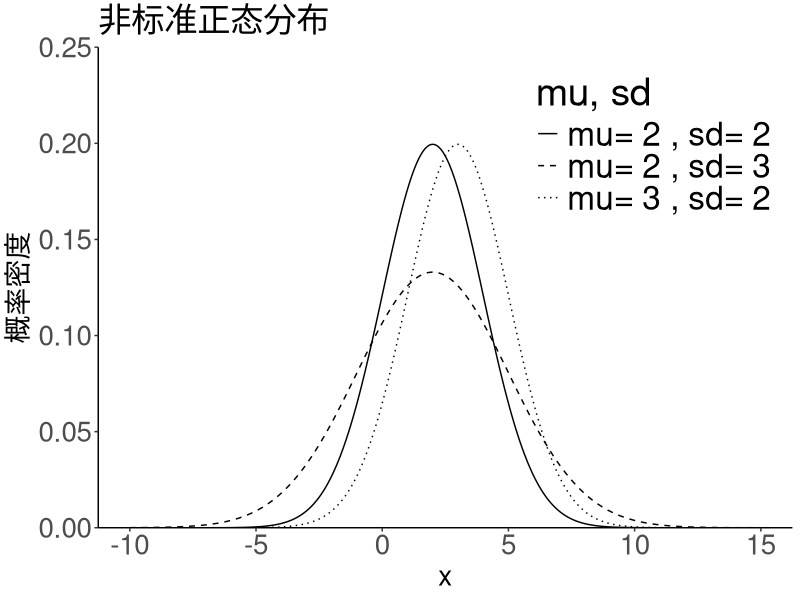
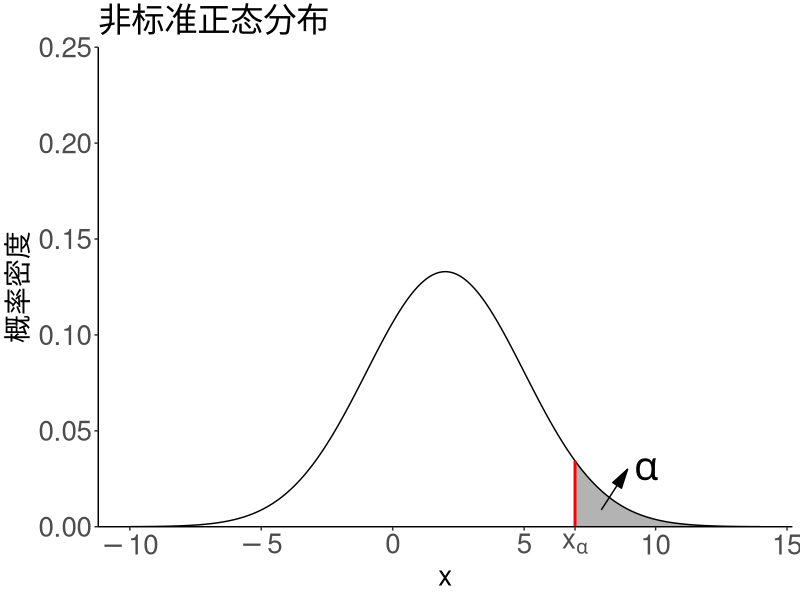
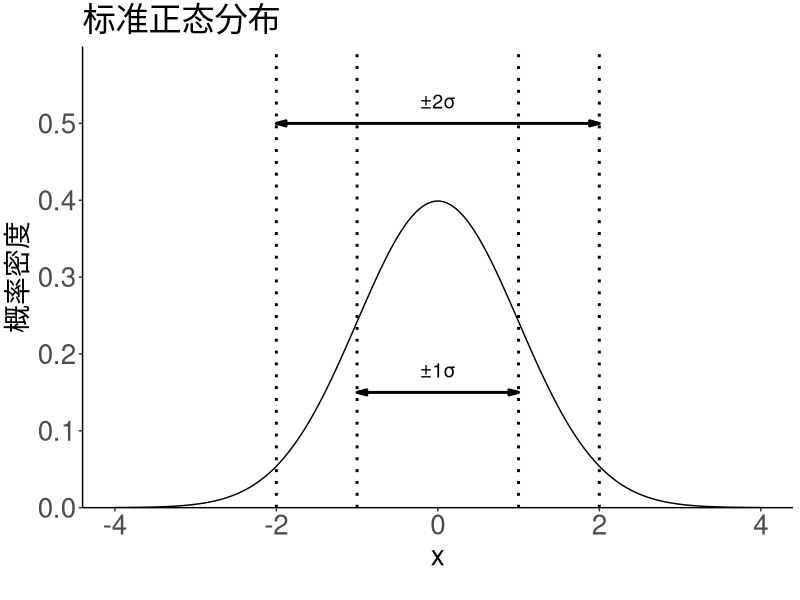
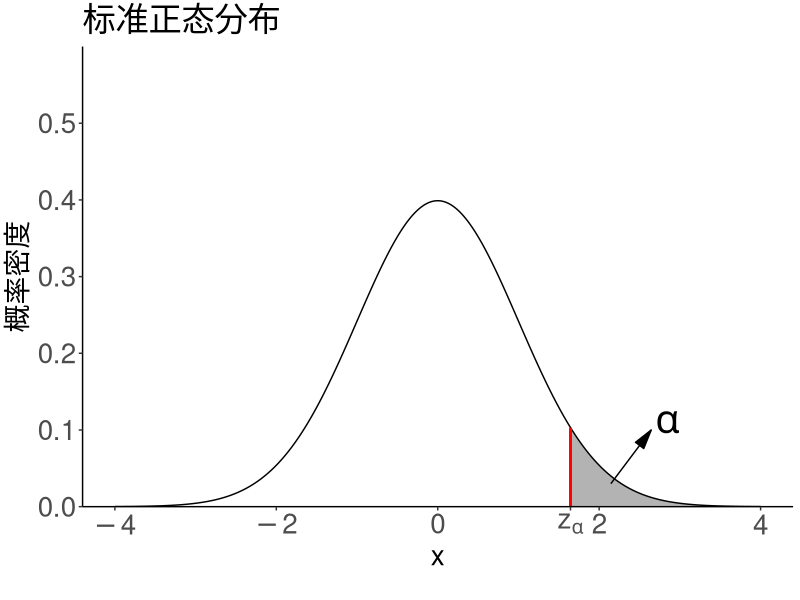
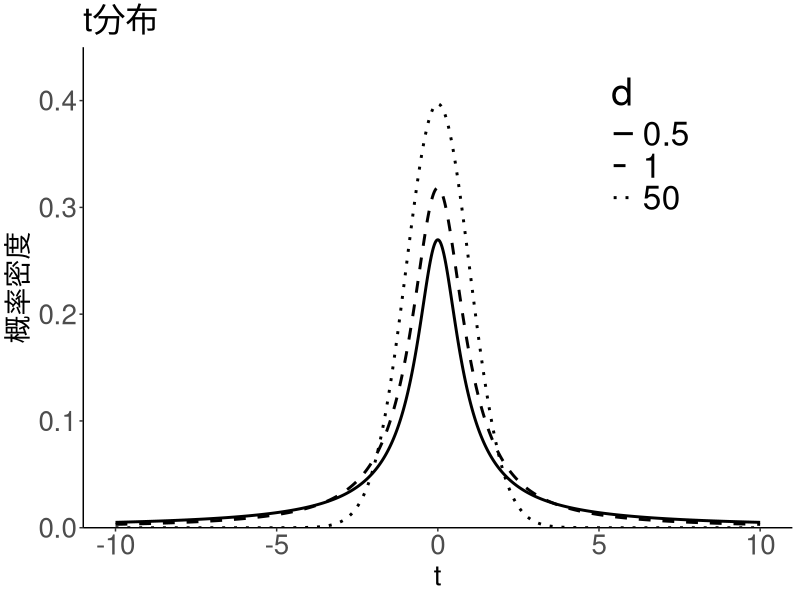
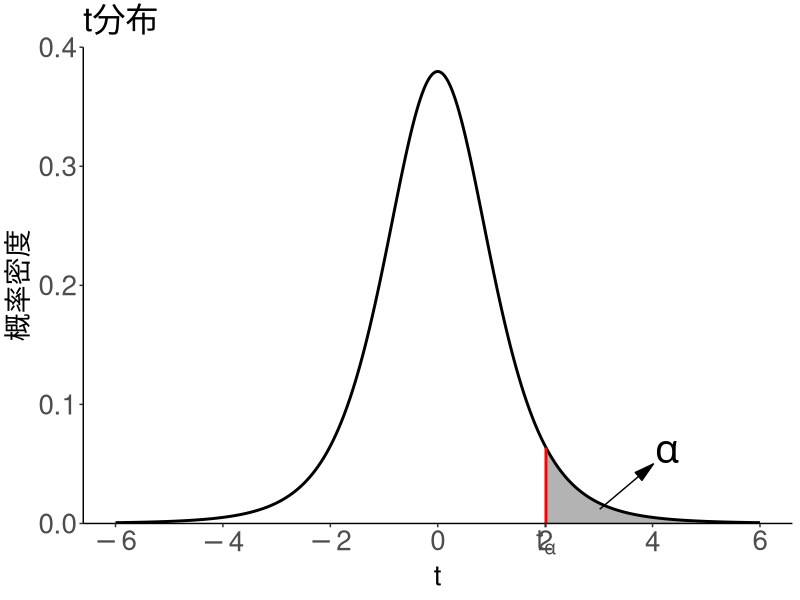
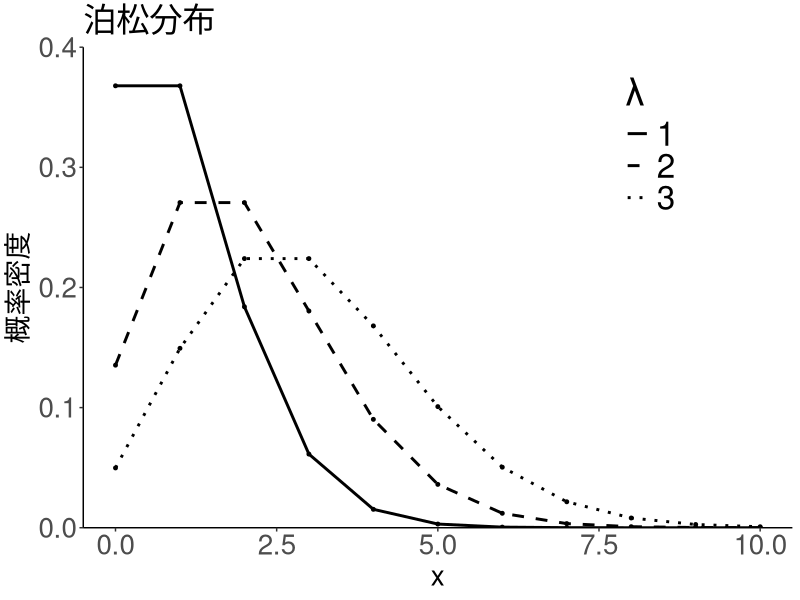
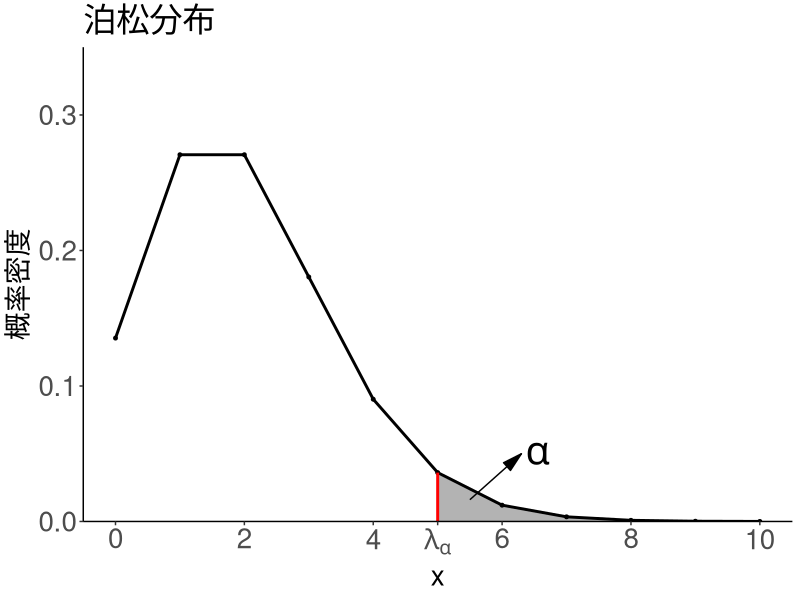

The R source for these figures, in order:
library(gridExtra)
library(ggplot2)
library(grid)  # 用于定义箭头

##################### 1.非标准正态分布##########################
# 创建x值的范围
x <- seq(-10, 15, by = 0.01)
params <- data.frame(mu = c(2, 2, 3), sd = c(2, 3, 2))  # 指定自由度组合
df <- do.call(rbind, lapply(1:nrow(params), function(i) {
  mu <- params$mu[i]
  sd <- params$sd[i]
  y <- dnorm(x, mean = mu, sd = sd)
  data.frame(x = x, y = y, mu = mu, sd = sd)
}))
df$group <- factor(paste("mu=", df$mu, ", sd=", df$sd))

set.seed(123)
# 绘图
p1a <- ggplot(df, aes(x = x, y = y, linetype = group, group = group)) +
  geom_line(color = "black") +
  theme_classic() +
  labs(x = "x", y = "概率密度", linetype = "mu, sd") +
  ggtitle("非标准正态分布") +
  scale_y_continuous(limits = c(0, 0.25), expand = c(0, 0)) +   # 设置y轴范围
  scale_linetype_manual(values = c("solid", "dashed", "dotted")) + # 使用不同线型区分
  theme(plot.title = element_text(size = 24),   # 设置标题字体大小
        axis.title = element_text(size = 20),   # 设置坐标轴标签字体大小
        axis.text = element_text(size = 20),    # 设置坐标轴刻度字体大小
        legend.title = element_text(size = 28), # 设置图例标题字体大小
        legend.text = element_text(size = 24),   # 设置图例文本字体大小
        legend.position = c(0.8, 0.8),          # 将图例移到图内，右上角 (80% x, 80% y)
  )
p1a

mu <- 2  # 均值
sigma <- 3  # 标准差
# 创建x值的范围
x <- seq(mu - 4*sigma, mu + 4*sigma, by = 0.01)
# 计算y值，使用非标准正态分布的公式
set.seed(123)
y <- dnorm(x, mean = mu, sd = sigma)
df <- data.frame(x = x, y = y)
# 定义 alpha
alpha <- 0.05  # 例如 0.05 显著性水平
# 计算上 alpha 分位数
x_alpha <- qnorm(1 - alpha, mean = mu, sd = sigma)

p1b <- ggplot(df, aes(x = x, y = y)) +
  geom_line(color = "black") + 
  theme_classic() + 
  geom_area(data = subset(df, x >= x_alpha), aes(x = x, y = y), fill = "black", alpha = 0.3) + # 添加阴影部分
  labs(x = "x", y = "概率密度") +
  ggtitle("非标准正态分布") +
  annotate("segment", x = x_alpha + 1, xend = x_alpha + 2, y = dnorm(x_alpha + 1, mean = mu, sd = sigma) - 0.01, yend = 0.03,  # 添加指向阴影部分的箭头
           color = "black", arrow = arrow(angle = 15, length = unit(0.2, "inches"), type = "closed")) + 
  annotate("text", 
           x = x_alpha + 2.7, y = 0.03,   # 设置文字的位置，略偏离箭头终点
           label = expression(alpha),    # 使用数学符号 \(\alpha\)
           size = 10, color = "black") + 
  annotate("segment", x = x_alpha, xend = x_alpha, y = 0, yend = dnorm(x_alpha, mean = mu, sd = sigma),
           color = "red", size = 1) + 
  scale_y_continuous(limits = c(0, 0.25), expand = c(0, 0)) +   # 设置y轴范围
  scale_x_continuous(
    breaks = c(seq(-10, 15, by = 5), x_alpha),
    labels = parse(text = paste0(sapply(c(seq(-10, 15, by = 5), x_alpha), function(val) {
      if(abs(val - x_alpha) < 0.0001) {
        "x[alpha]"  # 修改为卡方分布的表达式
      } else {
        val
      }
    })))
  ) + 
  theme(plot.title = element_text(size = 24),   # 设置标题字体大小
        axis.title = element_text(size = 20),   # 设置坐标轴标签字体大小
        axis.text = element_text(size = 20),    # 设置坐标轴刻度字体大小
        legend.title = element_text(size = 28), # 设置图例标题字体大小
        legend.text = element_text(size = 24),   # 设置图例文本字体大小
  ) 
p1b

############################## 2.标准正态分布############################
# 创建数据
x <- seq(-4, 4, by = 0.01)
y <- dnorm(x, mean = 0, sd = 1)
a <- 0.95
x_a <- qnorm(a)
y_a <- dnorm(x_a, mean = 0, sd = 1)
df <- data.frame(x = x, y = y)

# 绘制正态分布图并添加一倍、二倍方差范围
p2a <-  ggplot(df, aes(x = x, y = y)) +
  geom_line(color = "black") + 
  geom_vline(xintercept = c(-1, 1), linetype = "dotted", color = "black", size = 1) +  # 一倍方差
  geom_vline(xintercept = c(-2, 2), linetype = "dotted", color = "black", size = 1) +  # 二倍方差
  theme_classic() +
  labs(x = "x", y = "概率密度") +
  ggtitle("标准正态分布") +
  annotate("text", x = 0, y = 0.15, label = "±1σ", vjust = -1, size = 5, color = "black") +
  annotate("text", x = 0, y = 0.5, label = "±2σ", vjust = -1, size = 5, color = "black") +
  annotate("segment", x = -1, xend = 1, y = 0.15, yend = 0.15, 
           color = "black", size = 1,
           arrow = arrow(angle = 15, length = unit(0.1, "inches"), ends = "both", type = "closed")) +  # 68% 范围线双箭头
  annotate("segment", x = -2, xend = 2, y = 0.5, yend = 0.5, 
           color = "black", size = 1,
           arrow = arrow(angle = 15, length = unit(0.1, "inches"), ends = "both", type = "closed")) +   # 95% 范围线双箭头
  coord_cartesian(ylim = c(0, 0.6)) +   # 设置y轴范围
  scale_y_continuous(expand = c(0, 0)) + 
  theme(plot.title = element_text(size = 24),   # 设置标题字体大小
        axis.title = element_text(size = 20),   # 设置坐标轴标签字体大小
        axis.text = element_text(size = 20),    # 设置坐标轴刻度字体大小
        legend.title = element_text(size = 28), # 设置图例标题字体大小
        legend.text = element_text(size = 24),   # 设置图例文本字体大小
        plot.margin = margin(t = 5, r = 5, b = 20, l = 5)
  )
p2a
# dev.off()



# pdf("4.1正态分布.pdf",width = 8, height = 4, family = "GB1")
p2b <-  ggplot(df, aes(x = x, y = y)) +
  geom_line(color = "black") +
  geom_area(data = subset(df, x >= x_a), aes(x = x, y = y), fill = "black", alpha = 0.3) +
  theme_classic() +
  labs(x = "x", y = "概率密度") +
  ggtitle("标准正态分布") + 
  annotate("segment", x = x_a + 0.5, xend = x_a + 1, y = dnorm(x_a + 0.5, mean = 0, sd = 1) - 0.01, yend = 0.1,  # 添加指向阴影部分的箭头
           color = "black", arrow = arrow(angle = 15, length = unit(0.2, "inches"), type = "closed")) + 
  annotate("text", 
           x = x_a + 1.2, y = 0.11,   # 设置文字的位置，略偏离箭头终点
           label = expression(alpha),    # 使用数学符号 \(\alpha\)
           size = 10, color = "black") + 
  annotate("segment", x = x_a, xend = x_a, y = 0, yend = dnorm(x_a, mean = 0, sd = 1),
           color = "red", size = 1) + # 上alpha分位数线
  coord_cartesian(ylim = c(0, 0.6)) +   # 设置y轴范围
  scale_y_continuous(expand = c(0, 0)) + 
  scale_x_continuous(
    breaks = c(seq(-4, 4, by = 2), x_a),
    labels = parse(text = paste0(sapply(c(seq(-4, 4, by = 2), x_a), function(val) {
      if(abs(val - x_a) < 0.0001) {
        "z[alpha]"  # 修改为卡方分布的表达式
      } else {
        val
      }
    })))
  ) +
  theme(plot.title = element_text(size = 24),   # 设置标题字体大小
        axis.title = element_text(size = 20),   # 设置坐标轴标签字体大小
        axis.text = element_text(size = 20),    # 设置坐标轴刻度字体大小
        legend.title = element_text(size = 28), # 设置图例标题字体大小
        legend.text = element_text(size = 24),   # 设置图例文本字体大小
        plot.margin = margin(t = 5, r = 5, b = 20, l = 5)
  )
p2b
# dev.off()

############################ 3.t分布 ########################################
library(ggplot2)

# 创建数据
x <- seq(-10, 10, by = 0.01)
data_t <- data.frame(
  x = rep(x, 3),  # 重复 x 值三次用于绘制不同的自由度
  y = c(dt(x, df = 0.5), dt(x, df = 1), dt(x, df = 50)),  # 计算三条 t 分布的 y 值
  df = factor(rep(c(0.5, 1, 50), each = length(x)))  # 用于区分不同自由度的曲线
)

# 绘制t分布图
# pdf("4.5t分布.pdf",width = 8, height = 4, family = "GB1")
p3a <- ggplot(data_t, aes(x = x, y = y, linetype = df, group = df)) +
  geom_line(size = 1) +  # 绘制曲线
  theme_classic() +
  labs(x = "t", y = "概率密度", linetype = "d") +
  ggtitle("t分布") +
  scale_linetype_manual(values = c("solid", "dashed", "dotted")) + # 使用不同线型区分
  coord_cartesian(ylim = c(0, 0.45)) +   # 设置y轴范围
  scale_y_continuous(expand = c(0, 0)) +
  theme(plot.title = element_text(size = 24),   # 设置标题字体大小
        axis.title = element_text(size = 20),   # 设置坐标轴标签字体大小
        axis.text = element_text(size = 20),    # 设置坐标轴刻度字体大小
        legend.title = element_text(size = 28), # 设置图例标题字体大小
        legend.text = element_text(size = 24),   # 设置图例文本字体大小
        legend.position = c(0.8, 0.8),          # 将图例移到图内，右上角 (80% x, 80% y)
  )
p3a
# dev.off()

a <- 0.95
x_a <- qt(a, df = 5)
x <- seq(-6, 6, by = 0.01)
data <- data.frame(x = x, y = dt(x, df = 5))

# 绘制t分布图
# pdf("4.5t分布.pdf",width = 8, height = 4, family = "GB1")
p3b <- ggplot(data, aes(x = x, y = y)) +
  geom_line(size = 1) +  # 绘制曲线
  theme_classic() +
  labs(x = "t", y = "概率密度") +
  ggtitle("t分布") + 
  geom_area(data = subset(data, x >= x_a), aes(x = x, y = y), fill = "black", alpha = 0.3) +
  annotate("segment", x = x_a, xend = x_a, y = 0, yend = dt(x_a, df = 5),
           color = "red", size = 1) + # 上alpha分位数线
  annotate("segment", x = x_a + 1, xend = x_a + 2, y = dt(x_a + 1, df = 5) - 0.005, yend = 0.05,  # 添加指向阴影部分的箭头
           color = "black", arrow = arrow(angle = 15, length = unit(0.2, "inches"), type = "closed")) +
  annotate("text",
           x = x_a + 2.25, y = 0.06,   # 设置文字的位置，略偏离箭头终点
           label = expression(alpha),    # 使用数学符号 \(\alpha\)
           size = 10, color = "black") +
  coord_cartesian(ylim = c(0, 0.4)) +   # 设置y轴范围
  scale_y_continuous(expand = c(0, 0)) +
  scale_x_continuous(
    breaks = c(seq(-6, 6, by = 2), x_a),
    labels = parse(text = paste0(sapply(c(seq(-6, 6, by = 2), x_a), function(val) {
      if(abs(val - x_a) < 0.0001) {
        "t[alpha]"  # 修改为卡方分布的表达式
      } else {
        val
      }
    })))
  ) +
  theme(plot.title = element_text(size = 24),   # 设置标题字体大小
        axis.title = element_text(size = 20),   # 设置坐标轴标签字体大小
        axis.text = element_text(size = 20),    # 设置坐标轴刻度字体大小
        legend.title = element_text(size = 28), # 设置图例标题字体大小
        legend.text = element_text(size = 24),   # 设置图例文本字体大小
  )
p3b



################################ 4. 泊松分布 ######################### 
library(ggplot2)
# 创建数据
x <- 0:10
data <- data.frame(
  x = rep(x, 3),  # 重复 x 值三次用于绘制不同的 λ
  y = c(dpois(x, lambda = 1), dpois(x, lambda = 2), dpois(x, lambda = 3)),  # 计算三条泊松分布的 y 值
  lambda = factor(rep(c(1, 2, 3), each = length(x)))  # 用于区分三条曲线的 λ 值
)

# 绘制泊松分布图
# pdf("4.2泊松分布.pdf",width = 8, height = 4, family = "GB1")
p4a <- ggplot(data, aes(x = x, y = y, linetype = lambda, group = lambda)) +
  geom_line(size = 1) +  # 绘制曲线
  geom_point(size = 1) +  # 添加数据点
  theme_classic() +
  labs(x = "x", y = "概率密度", linetype = "λ") +  # 添加图例标题
  ggtitle("泊松分布") +
  scale_linetype_manual(values = c("solid", "dashed", "dotted"))  + # 自定义线型类型
  coord_cartesian(ylim = c(0, 0.4)) +   # 设置y轴范围
  scale_y_continuous(expand = c(0, 0)) +
  theme(plot.title = element_text(size = 24),   # 设置标题字体大小
        axis.title = element_text(size = 20),   # 设置坐标轴标签字体大小
        axis.text = element_text(size = 20),    # 设置坐标轴刻度字体大小
        legend.title = element_text(size = 28), # 设置图例标题字体大小
        legend.text = element_text(size = 24),   # 设置图例文本字体大小
        legend.position = c(0.8, 0.8),          # 将图例移到图内，右上角 (80% x, 80% y)
  )
p4a
# dev.off()


a <- 0.95
x_a <- qpois(a, lambda = 2)
y_a <- dpois(x_a, lambda = 2)
x <- 0:10
df <- data.frame(x = x, y = dpois(x, lambda = 2), lambda = factor(rep(2, each = length(x))))
p4b <- ggplot(df, aes(x = x, y = y)) +
  geom_line(size = 1) +  # 绘制曲线
  geom_point(size = 1) +  # 添加数据点
  theme_classic() +
  labs(x = "x", y = "概率密度") +  # 添加图例标题
  geom_area(data = subset(df, x >= x_a), aes(x = x, y = y), fill = "black", alpha = 0.3) +
  ggtitle("泊松分布") + 
  annotate("segment", x = x_a, xend = x_a, y = 0, yend = dpois(x_a, lambda = 2),
           color = "red", size = 1) + # 上alpha分位数线
  annotate("segment", x = x_a + 0.5, xend = x_a + 1.3, y = dpois(x_a, lambda = 2) - 0.02, yend = 0.05,  # 添加指向阴影部分的箭头
           color = "black", arrow = arrow(angle = 15, length = unit(0.2, "inches"), type = "closed")) + 
  annotate("text", 
           x = x_a + 1.55, y = 0.05,   # 设置文字的位置，略偏离箭头终点
           label = expression(alpha),    # 使用数学符号 \(\alpha\)
           size = 10, color = "black") + 
  coord_cartesian(ylim = c(0, 0.35)) +   # 设置y轴范围
  scale_y_continuous(expand = c(0, 0)) + 
  scale_x_continuous(
    breaks = c(seq(0, 10, by = 2), x_a),
    labels = parse(text = paste0(sapply(c(seq(0, 10, by = 2), x_a), function(val) {
      if(abs(val - x_a) < 0.0001) {
        "lambda[alpha]"  # 修改为卡方分布的表达式
      } else {
        val
      }
    })))
  )  +
  theme(plot.title = element_text(size = 24),   # 设置标题字体大小
        axis.title = element_text(size = 20),   # 设置坐标轴标签字体大小
        axis.text = element_text(size = 20),    # 设置坐标轴刻度字体大小
        legend.title = element_text(size = 28), # 设置图例标题字体大小
        legend.text = element_text(size = 24),   # 设置图例文本字体大小
        legend.position = c(0.8, 0.8),          # 将图例移到图内，右上角 (80% x, 80% y)
  )
p4b
# dev.off()



####################### 5.卡方分布 ##################
# 创建数据
library(ggplot2)
# 创建数据
x <- seq(0, 15, by = 0.01)
data_chisq <- data.frame(
  x = rep(x, 3),  # 重复 x 值三次用于绘制不同的自由度
  y = c(dchisq(x, df = 3), dchisq(x, df = 5), dchisq(x, df = 7)),  # 计算三条卡方分布的 y 值
  df = factor(rep(c(3, 5, 7), each = length(x)))  # 用于区分不同自由度的曲线
)

# 绘制卡方分布图
# pdf("4.4卡方分布.pdf",width = 8, height = 4, family = "GB1")
p5a <- ggplot(data_chisq, aes(x = x, y = y, linetype = df, group = df)) +
  geom_line(size = 1) +  # 绘制曲线
  theme_classic() +
  labs(x = "x", y = "概率密度", linetype = "d") +
  ggtitle("卡方分布") + 
  scale_linetype_manual(values = c("solid", "dashed", "dotted")) + # 使用不同线型区分
  coord_cartesian(ylim = c(0, 0.25)) +   # 设置y轴范围
  scale_y_continuous(expand = c(0, 0)) +
  theme(plot.title = element_text(size = 24),   # 设置标题字体大小
        axis.title = element_text(size = 20),   # 设置坐标轴标签字体大小
        axis.text = element_text(size = 20),    # 设置坐标轴刻度字体大小
        legend.title = element_text(size = 28), # 设置图例标题字体大小
        legend.text = element_text(size = 24),  # 设置图例文本字体大小
        legend.position = c(0.8, 0.8),          # 将图例移到图内，右上角 (80% x, 80% y)
  )
p5a
# dev.off()

a <- 0.95
x_a <- qchisq(a, df = 5)
x <- seq(0, 15, by = 0.01)
data <- data.frame(x = x, y = dchisq(x, df = 5), df = factor(rep(5, each = length(x))))

# pdf("4.4卡方分布.pdf",width = 8, height = 4, family = "GB1")
p5b <- ggplot(data, aes(x = x, y = y)) +
  geom_line(size = 1) +  # 绘制曲线
  theme_classic() + 
  labs(x = "x", y = "概率密度") + 
  ggtitle("卡方分布") + 
  geom_area(data = subset(data, x >= x_a), aes(x = x, y = y), fill = "black", alpha = 0.3) +
  annotate("segment", x = x_a, xend = x_a, y = 0, yend = dchisq(x_a, df = 5),
           color = "red", size = 1) + # 上alpha分位数线
  annotate("segment", x = x_a + 1, xend = x_a + 2, y = dchisq(x_a + 1, df = 5) - 0.01, yend = 0.05,  # 添加指向阴影部分的箭头
           color = "black", arrow = arrow(angle = 15, length = unit(0.2, "inches"), type = "closed")) +
  annotate("text",
           x = x_a + 2.2, y = 0.06,   # 设置文字的位置，略偏离箭头终点
           label = expression(alpha),    # 使用数学符号 \(\alpha\)
           size = 10, color = "black") +
  coord_cartesian(ylim = c(0, 0.2)) +   # 设置y轴范围
  scale_y_continuous(expand = c(0, 0)) +
  scale_x_continuous(
    breaks = c(seq(0, 15, by = 5), x_a),
    labels = parse(text = paste0(sapply(c(seq(0, 15, by = 5), x_a), function(val) {
      if(abs(val - x_a) < 0.0001) {
        "chi[alpha]^2"  # 修改为卡方分布的表达式
      } else {
        val
      }
    })))
  ) +
  theme(plot.title = element_text(size = 24),   # 设置标题字体大小
        axis.title = element_text(size = 20),   # 设置坐标轴标签字体大小
        axis.text = element_text(size = 20),    # 设置坐标轴刻度字体大小
        legend.title = element_text(size = 28), # 设置图例标题字体大小
        legend.text = element_text(size = 24),  # 设置图例文本字体大小
  )
p5b



################### 6. F分布 #######################
# 创建数据
x <- seq(0, 10, by = 0.01)
params <- data.frame(df1 = c(5, 3, 5), df2 = c(20, 5, 10))  # 指定自由度组合
# 构建数据
data <- do.call(rbind, lapply(1:nrow(params), function(i) {
  df1 <- params$df1[i]
  df2 <- params$df2[i]
  y <- df(x, df1 = df1, df2 = df2)  # 计算 F 分布的概率密度
  data.frame(x = x, y = y, df1 = df1, df2 = df2)
}))
# 将 df1 和 df2 组合成因子，用于区分曲线
data$group <- factor(paste("df1=", data$df1, ", df2=", data$df2))

# 绘制F分布图
# pdf("4.6F分布.pdf",width = 8, height = 4, family = "GB1")
p6a <- ggplot(data, aes(x = x, y = y, linetype = group, group = group)) +
  geom_line(color = "black") +
  theme_classic() +
  labs(x = "x", y = "概率密度", linetype = "df1, df2") + # 使用不同线型区分
  ggtitle("F分布") + 
  scale_linetype_manual(values = c("solid", "dashed", "dotted")) + # 使用不同线型区分
  coord_cartesian(ylim = c(0, 0.75)) +   # 设置y轴范围
  scale_y_continuous(expand = c(0, 0)) +
  theme(plot.title = element_text(size = 24),   # 设置标题字体大小
        axis.title = element_text(size = 20),   # 设置坐标轴标签字体大小
        axis.text = element_text(size = 20),    # 设置坐标轴刻度字体大小
        legend.title = element_text(size = 28), # 设置图例标题字体大小
        legend.text = element_text(size = 24),  # 设置图例文本字体大小
        legend.position = c(0.8, 0.8)           # 将图例移到图内，右上角 (80% x, 80% y)
  )
p6a
# dev.off()



a <- 0.95
x_a <- qf(a, df1 = 5, df2 = 20)
x <- seq(0, 5, by = 0.01)
# 构建数据
data <- data.frame(x = x, y = df(x, df1 = 5, df2 = 20), df1 = 5, df2 = 20)

# 绘制F分布图
# pdf("4.6F分布.pdf",width = 8, height = 4, family = "GB1")
p6b <- ggplot(data, aes(x = x, y = y)) + 
  geom_line(color = "black") +
  theme_classic() +
  labs(x = "x", y = "概率密度") + 
  ggtitle("F分布") + 
  geom_area(data = subset(data, x >= x_a), aes(x = x, y = y), fill = "black", alpha = 0.3) +
  annotate("segment", x = x_a, xend = x_a, y = 0, yend = df(x_a, df1 = 5, df2 = 20),
           color = "red", size = 1) + # 上alpha分位数线
  annotate("segment", x = 3, xend = 3.3, y = df(3, df1 = 5, df2 = 20) - 0.005, yend = 0.1,  # 添加指向阴影部分的箭头
           color = "black", arrow = arrow(angle = 15, length = unit(0.2, "inches"), type = "closed")) +
  annotate("text",
           x = 3.45, y = 0.11,   # 设置文字的位置，略偏离箭头终点
           label = expression(alpha),    # 使用数学符号 \(\alpha\)
           size = 10, color = "black") +
  coord_cartesian(ylim = c(0, 0.75)) +   # 设置y轴范围
  scale_y_continuous(expand = c(0, 0)) +
  scale_x_continuous(
    breaks = c(seq(0, 5, by = 1), x_a),
    labels = parse(text = paste0(sapply(c(seq(0, 5, by = 1), x_a), function(val) {
      if(abs(val - x_a) < 0.0001) {
        "F[alpha]"  # 修改为卡方分布的表达式
      } else {
        val
      }
    })))
  ) + 
  theme(plot.title = element_text(size = 24),   # 设置标题字体大小
        axis.title = element_text(size = 20),   # 设置坐标轴标签字体大小
        axis.text = element_text(size = 20),    # 设置坐标轴刻度字体大小
        legend.title = element_text(size = 28), # 设置图例标题字体大小
        legend.text = element_text(size = 24),  # 设置图例文本字体大小
  )
p6b




############################### 7. weibull 分布 #############################
# 创建数据
x <- seq(0, 2.5, length.out = 100)
data <- data.frame(
  x = rep(x, 3),  # 重复 x 值三次用于绘制不同的 shape
  y = c(dweibull(x, shape = 1.5, scale = 1), 
        dweibull(x, shape = 2, scale = 1), 
        dweibull(x, shape = 3, scale = 1)),  # 计算三条 Weibull 分布的 y 值
  shape = factor(rep(c(1.5, 2, 3), each = length(x)))  # 用于区分三条曲线的 shape 参数
)

# 绘制Weibull分布图
# pdf("4.3weibull分布.pdf",width = 8, height = 4, family = "GB1")
p7a <- ggplot(data, aes(x = x, y = y, linetype = shape, group = shape)) +
  geom_line(size = 1) +  # 绘制曲线
  theme_classic() +
  labs(x = "x", y = "概率密度", linetype = "k") +  # 添加图例标题
  ggtitle("Weibull分布") +
  scale_linetype_manual(values = c("solid", "dashed", "dotted"))  + # 自定义线型类型
  coord_cartesian(ylim = c(0, 1.25)) +   # 设置y轴范围
  scale_y_continuous(expand = c(0, 0)) +
  theme(plot.title = element_text(size = 24),   # 设置标题字体大小
        axis.title = element_text(size = 20),   # 设置坐标轴标签字体大小
        axis.text = element_text(size = 20),    # 设置坐标轴刻度字体大小
        legend.title = element_text(size = 28), # 设置图例标题字体大小
        legend.text = element_text(size = 24),  # 设置图例文本字体大小
        legend.position = c(0.8, 0.8),          # 将图例移到图内，右上角 (80% x, 80% y)
  )
p7a
# dev.off()

a <- 0.95
x_a <- qweibull(0.95, shape = 2, scale = 1)
x <- seq(0, 2.5, by = 0.01)
data <- data.frame(x = x, y = dweibull(x, shape = 2, scale = 1), shape = factor(rep(2, each = length(x))))
p7b <- ggplot(data, aes(x = x, y = y)) +
  geom_line(size = 1) +  # 绘制曲线
  theme_classic() +
  labs(x = "x", y = "概率密度") + 
  ggtitle("Weibull分布") + 
  geom_area(data = subset(data, x >= x_a - 0.01), aes(x = x, y = y), fill = "black", alpha = 0.3) + # 这里 - 0.01是因为图像不知道什么原因没有对上
  annotate("segment", x = x_a, xend = x_a, y = 0, yend = dweibull(x_a, shape = 2, scale = 1),
           color = "red", size = 1) + # 上alpha分位数线
  annotate("segment", x = x_a + 0.05, xend = x_a + 0.2, y = dweibull(x_a, shape = 2, scale = 1) - 0.07, yend = 0.2,  # 添加指向阴影部分的箭头
           color = "black", arrow = arrow(angle = 15, length = unit(0.2, "inches"), type = "closed")) +
  annotate("text",
           x = x_a + 0.23, y = 0.2,   # 设置文字的位置，略偏离箭头终点
           label = expression(alpha),    # 使用数学符号 \(\alpha\)
           size = 10, color = "black") +
  coord_cartesian(ylim = c(0, 1)) +   # 设置y轴范围
  scale_y_continuous(expand = c(0, 0)) + 
  scale_x_continuous(
    breaks = c(seq(0, 2.5, by = 0.5), x_a),
    labels = parse(text = paste0(sapply(c(seq(0, 2.5, by = 0.5), x_a), function(val) {
      if(abs(val - x_a) < 0.0001) {
        "W[alpha]"  # 修改为卡方分布的表达式
      } else {
        val
      }
    })))
  ) +
  theme(plot.title = element_text(size = 24),   # 设置标题字体大小
        axis.title = element_text(size = 20),   # 设置坐标轴标签字体大小
        axis.text = element_text(size = 20),    # 设置坐标轴刻度字体大小
        legend.title = element_text(size = 28), # 设置图例标题字体大小
        legend.text = element_text(size = 24),  # 设置图例文本字体大小
  )
p7b




pdf("分布图(7).pdf", width = 16, height = 22)
grid.arrange(p1a, p1b, p2a, p2b, p3a, p3b, p4a, p4b, p5a, p5b, p6a, p6b, p7a, p7b, ncol = 2, nrow = 7)
dev.off()


########################################################################################